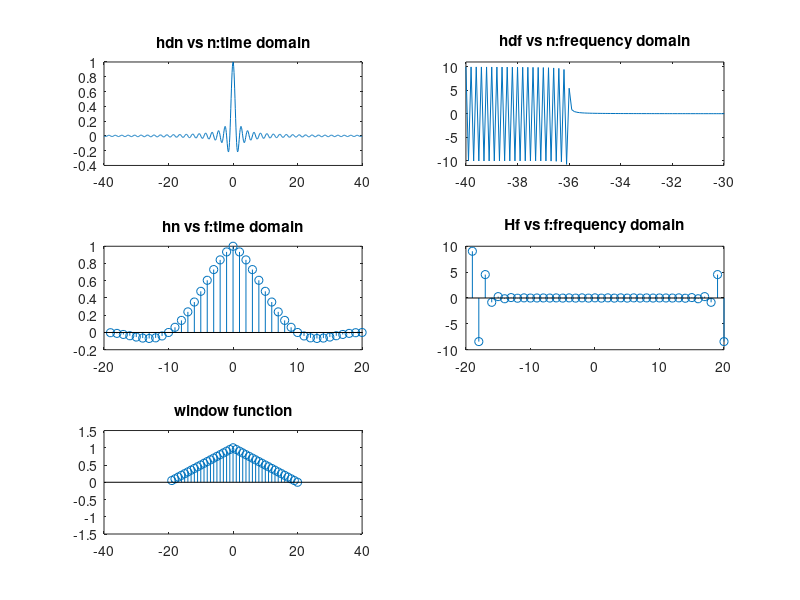

This figure's MATLAB source:
clc
clear all
close all
N=40;
f=-N/2+1:N/2;n=-N:.1:N;
hdn=sinc(n);
hdf=fft(hdn);
subplot(3,2,1)
plot(n,hdn)
title('hdn vs n:time domain');
subplot(3,2,2)
plot(n,hdf)
axis([-N -(N-N/4) -11 11]);
title('hdf vs n:frequency domain');
for i=1:N
    if(i<N/2) Wn(i)=2*(1+(i-N)/N);
    else Wn(i)=2*(1-(i)/N);
    end
end
subplot(3,2,5)
stem(f,Wn)
axis([-N N -1.5 1.5]);
title('window function');
len_hdn=length(hdn);
mid=((len_hdn+1)/2)-N/2;
for i=1:N
    hn(i)=Wn(i)*hdn(mid+i);
end
subplot(3,2,3);stem(f,hn);
title('hn vs f:time domain');
Hf=fft(hn);
subplot(3,2,4)
stem(f,Hf)
title('Hf vs f:frequency domain');